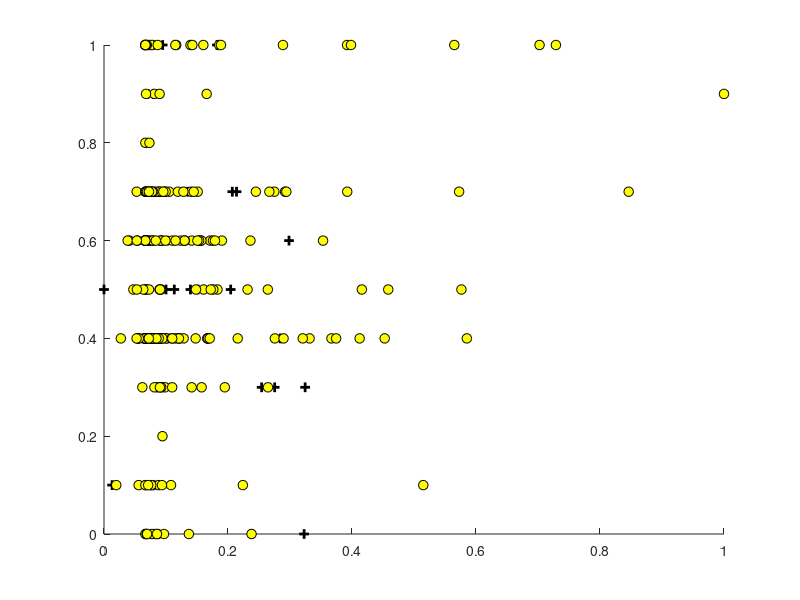

Reproduce this figure in MATLAB. (Note: this script raises an error after producing the figure.)
function [] = Main()
%    Initialization
clear;
close all;
clc;

% load data
data = load('bank copy.csv');

% prepare data
alpha = 0.05;   % learning rate...
scaled_data = (data - min(data)) ./ (max(data) - min(data));
[ rows, columns ]= size(scaled_data);
X = [ ones(rows, 1) scaled_data(:, 1:1:columns-1)];
Y = scaled_data(:,columns);
initial_theta = rand(columns, 1);

% visualize raw data
figure;
hold on;
pos = find(Y == 1);
neg = find(Y == 0);
plot(X(pos, 7), X(pos, 12), 'k+','LineWidth', 2, 'MarkerSize', 7);
plot(X(neg, 7), X(neg, 12), 'ko', 'MarkerFaceColor', 'y', 'MarkerSize', 7);
hold off;


% determine theta using fminunc
resultTable = [];
for i = 1: 400
    % compute cost and gradient
    [J Grad] = compute_cost(X, Y, initial_theta);
    initial_theta = initial_theta - (alpha .* Grad);
%     fprintf('Iteration %d has cost %d\n', i, J)
    resultTable(i, :) =  [i J transpose(Grad)];
end

final_theta = initial_theta;  % just for sake of understanding.

% visualize cost
figure;
hold on;
plot(resultTable(:,1), resultTable(:, 2), 'rx', 'MarkerSize', 10, 'LineWidth', 2);
plot(resultTable(:,4), resultTable(:, 6), 'g+', 'MarkerSize', 5, 'LineWidth', 1);
xlabel('iteration');
ylabel('Cost');
hold off;
csvwrite('result.csv', resultTable);

% predict data
prediction = sigmoid(X*final_theta);
comparision = [prediction Y]
% compute accuracy of prediction
end